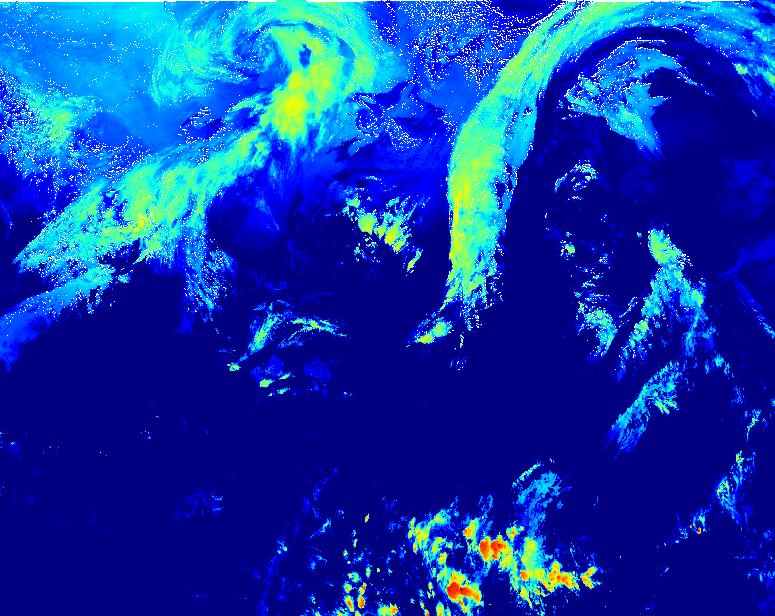
#> input picture my_plot.jpg, 775 x 616 px
$ python sobel.py
#> lines starting #> are read from the running program, lines starting #| are printed output that depends on the picture
#> further down, image is the input picture: shape (616, 775, 3); mean B, G, R 167.9, 56, 16.3
import numpy as np
from PIL import Image
from scipy.signal import convolve2d
import cv2

def apply_sobel_filter(image):
    sobel_x = np.array([[1, 0, -1], [2, 0, -2], [1, 0, -1]])
    sobel_y = np.array([[1, 2, 1], [0, 0, 0], [-1, -2, -1]])

    # Convert to grayscale if needed
    if image.ndim == 3:
        image = cv2.cvtColor(image, cv2.COLOR_BGR2GRAY)
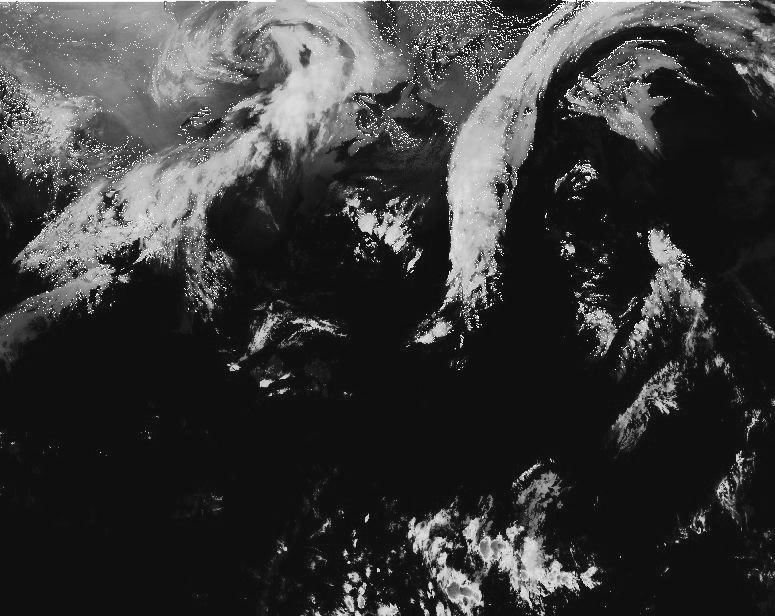
#> image: shape (616, 775); min 7, max 255, mean 56.9

    # Apply Gaussian smoothing filter for denoising
    image = cv2.GaussianBlur(image, (3, 3), 0)

    # Apply Sobel filters
    gradient_x = convolve2d(image, sobel_x, mode='same', boundary='symm') / 8.0
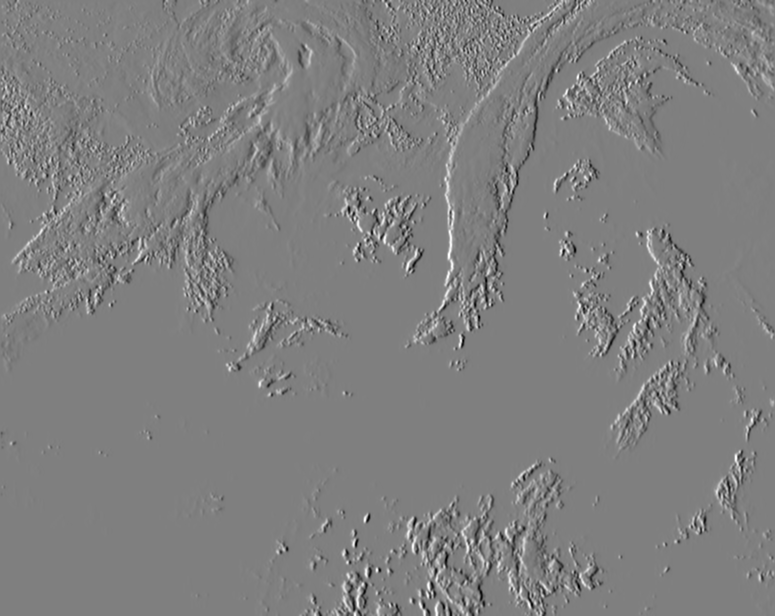
#> gradient_x: shape (616, 775) float64; min -73.88, max 73.5, mean 0; drawn with min black and max white
    gradient_y = convolve2d(image, sobel_y, mode='same', boundary='symm') / 8.0
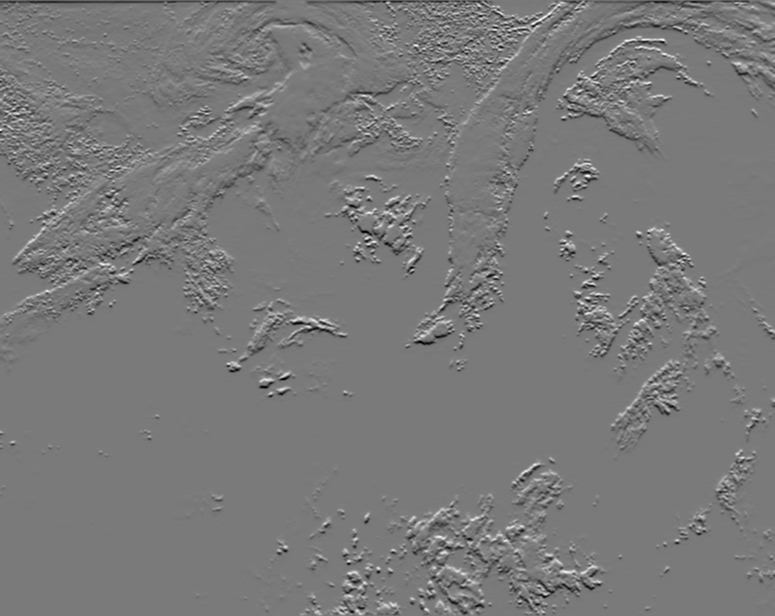
#> gradient_y: shape (616, 775) float64; min -69.62, max 75.5, mean -0.3; drawn with min black and max white

    # Calculate total gradient magnitude and direction
    gradient_magnitude = np.sqrt(np.square(gradient_x) + np.square(gradient_y))
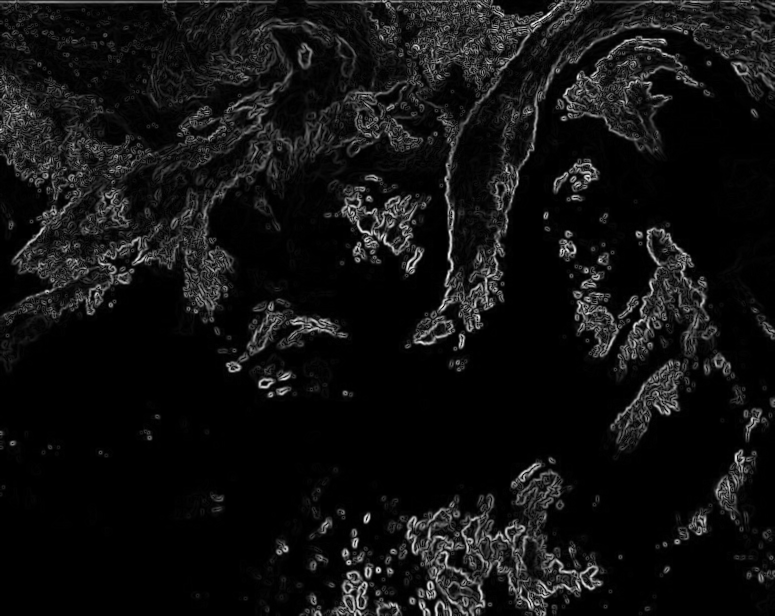
#> gradient_magnitude: shape (616, 775) float64; min 0, max 83.73, mean 5.8; drawn with min black and max white
    gradient_direction = np.arctan2(gradient_y, gradient_x)
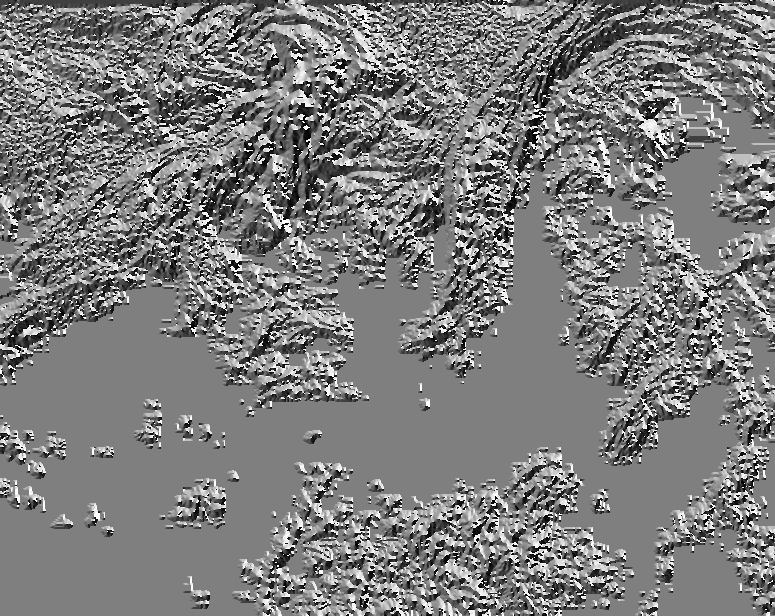
#> gradient_direction: shape (616, 775) float64; min -3.14, max 3.14, mean -0.0527; drawn with min black and max white

    return gradient_magnitude, gradient_direction

# Load the image and convert it to a numpy array
image = cv2.imread('my_plot.jpg')

gradient_magnitude, gradient_direction = apply_sobel_filter(image)

print(gradient_magnitude)
#> (printed output is left out)
